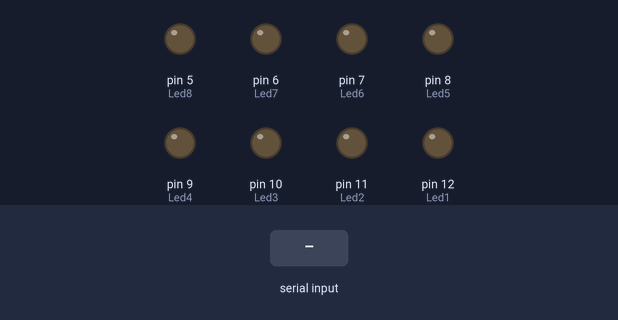
This sketch was run on a simulated Arduino Uno, built with avr-gcc and run on an emulated ATmega328P. Parts: output pins drawn as LEDs (lit = HIGH). Dashed ring = blinking. The test bench sets the inputs (shaded band).

Above: at 1.2 s.
1.3 s: "3\n" received over Serial
At 2.0 s:
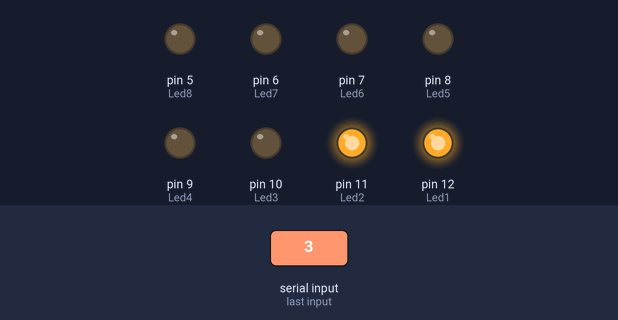
4.3 s: "1\n" received over Serial
At 6.3 s:
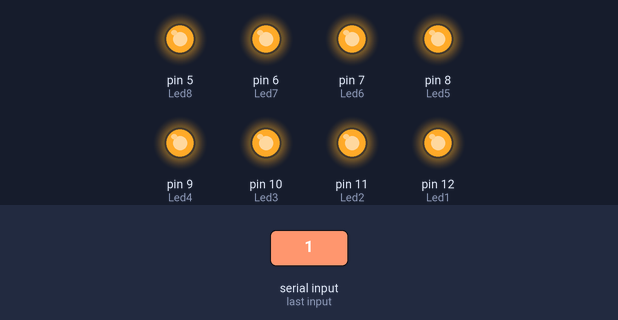
15.8 s: "2\n" received over Serial
At 17.8 s:
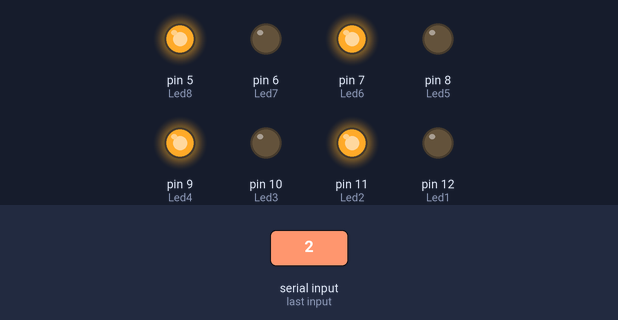
18.8 s: "4\n" received over Serial
At 21.6 s:
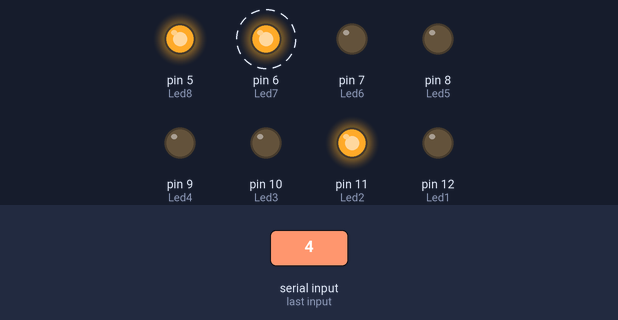
Timing chart, 0 to 25.3 s (numbered marks = the images above; inputs shaded):
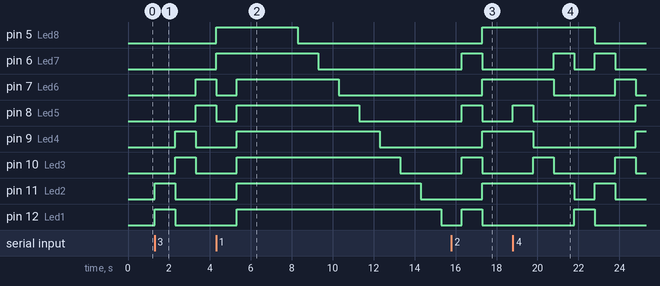

Measured:
- after the input at 1.3 s, pin 7 (Led6), pin 8 (Led5): LOW → HIGH after 2.0 s; pin 9 (Led4), pin 10 (Led3): LOW → HIGH after 1.0 s, → LOW 1.0 s later; pin 11 (Led2), pin 12 (Led1): LOW → HIGH at once, → LOW 1.0 s later
- after the input at 4.3 s, pin 9 (Led4): LOW → HIGH after 1.0 s, → LOW 7.0 s later; pin 10 (Led3): LOW → HIGH after 1.0 s, → LOW 8.0 s later; pin 11 (Led2): LOW → HIGH after 1.0 s, → LOW 9.0 s later; pin 12 (Led1): LOW → HIGH after 1.0 s, → LOW 10.0 s later
- after the input at 15.8 s, pin 5 (Led8), pin 7 (Led6), pin 9 (Led4), pin 11 (Led2): LOW → HIGH after 1.5 s; pin 6 (Led7), pin 8 (Led5), pin 10 (Led3), pin 12 (Led1): LOW → HIGH after 0.50 s, → LOW 1.0 s later
- after the input at 18.8 s, pin 5 (Led8): HIGH → LOW after 4.0 s; pin 6 (Led7): alternates HIGH for 1.0 s and LOW for 1.0 s, starting after 2.0 s; pin 7 (Led6): HIGH → LOW after 2.0 s, → HIGH 3.0 s later, → LOW 1.0 s later; pin 8 (Led5): LOW → HIGH at once, → LOW 1.0 s later, → HIGH 5.0 s later; pin 9 (Led4): HIGH → LOW after 1.0 s, → HIGH 5.0 s later

The sketch:

Secuencias.ino
```cpp
int Led1=12;
int Led2=11;
int Led3=10;
int Led4=9;
int Led5=8;
int Led6=7;
int Led7=6;
int Led8=5;
int msg;
void setup()
{
  pinMode(Led1, OUTPUT);
  pinMode(Led2, OUTPUT);
  pinMode(Led3, OUTPUT);
  pinMode(Led4, OUTPUT);
  pinMode(Led5, OUTPUT);
  pinMode(Led6, OUTPUT);
  pinMode(Led7, OUTPUT);
  pinMode(Led8, OUTPUT);
  Serial.begin(9600);
}
void loop()
{
    msg = Serial.parseInt();
    if (Serial.available() > 0)
    {
    switch (msg)
    {
     case 1:
     //Encender todo
     digitalWrite(Led1, HIGH);
     digitalWrite(Led2, HIGH);
     digitalWrite(Led3, HIGH);
     digitalWrite(Led4, HIGH);
     digitalWrite(Led5, HIGH);
     digitalWrite(Led6, HIGH);
     digitalWrite(Led7, HIGH);
     digitalWrite(Led8, HIGH);
     delay(3000);
     //Apagar 1
     digitalWrite(Led8, LOW);
     delay(1000);
     //Apagar 2
     digitalWrite(Led7, LOW);
     delay(1000);
     //Apagar 3
     digitalWrite(Led6, LOW);
     delay(1000);
     //Apagar 4
     digitalWrite(Led5, LOW);
     delay(1000);
     //Apagar 5
     digitalWrite(Led4, LOW);
     delay(1000);
     //Apagar 6
     digitalWrite(Led3, LOW);
     delay(1000);
     //Apagar 7
     digitalWrite(Led2, LOW);
     delay(1000);
     //Apagar 8
     digitalWrite(Led1, LOW);
     delay(1000);
     break;

     case 2:
     //Paso 1
     digitalWrite(Led1, HIGH);
     digitalWrite(Led2, LOW);
     digitalWrite(Led3, HIGH);
     digitalWrite(Led4, LOW);
     digitalWrite(Led5, HIGH);
     digitalWrite(Led6, LOW);
     digitalWrite(Led7, HIGH);
     digitalWrite(Led8, LOW);
     delay(1000);
     digitalWrite(Led1, LOW);
     digitalWrite(Led2, HIGH);
     digitalWrite(Led3, LOW);
     digitalWrite(Led4, HIGH);
     digitalWrite(Led5, LOW);
     digitalWrite(Led6, HIGH);
     digitalWrite(Led7, LOW);
     digitalWrite(Led8, HIGH);
     delay(1000);
     break;

     case 3:
     digitalWrite(Led7, LOW);
     digitalWrite(Led8, LOW);
     digitalWrite(Led1, HIGH);
     digitalWrite(Led2, HIGH);
     delay(1000);
     digitalWrite(Led1, LOW);
     digitalWrite(Led2, LOW);
     digitalWrite(Led3, HIGH);
     digitalWrite(Led4, HIGH);
     delay(1000);
     digitalWrite(Led3, LOW);
     digitalWrite(Led4, LOW);
     digitalWrite(Led5, HIGH);
     digitalWrite(Led6, HIGH);
     delay(1000);
     digitalWrite(Led5, LOW);
     digitalWrite(Led6, LOW);
     digitalWrite(Led7, HIGH);
     digitalWrite(Led8, HIGH);
     delay(1000);
     break;

     case 4:
     digitalWrite(Led4, HIGH);
     digitalWrite(Led5, HIGH);
     delay(1000);
     digitalWrite(Led3, HIGH);
     digitalWrite(Led6, HIGH);
     digitalWrite(Led4, LOW);
     digitalWrite(Led5, LOW);
     delay(1000);
     digitalWrite(Led2, HIGH);
     digitalWrite(Led7, HIGH);
     digitalWrite(Led3, LOW);
     digitalWrite(Led6, LOW);
     delay(1000);
     digitalWrite(Led1, HIGH);
     digitalWrite(Led8, HIGH);
     digitalWrite(Led2, LOW);
     digitalWrite(Led7, LOW);
     delay(1000);
     digitalWrite(Led1, LOW);
     digitalWrite(Led8, LOW);
     digitalWrite(Led2, HIGH);
     digitalWrite(Led7, HIGH);
     delay(1000);
     digitalWrite(Led2, LOW);
     digitalWrite(Led7, LOW);
     digitalWrite(Led3, HIGH);
     digitalWrite(Led6, HIGH);
     delay(1000);
     digitalWrite(Led3, LOW);
     digitalWrite(Led6, LOW);
     digitalWrite(Led4, HIGH);
     digitalWrite(Led5, HIGH);
     delay(1000);
     break;

     case 5:
     digitalWrite(Led5, LOW);
     digitalWrite(Led6, LOW);
     digitalWrite(Led7, LOW);
     digitalWrite(Led8, LOW);
     digitalWrite(Led1, HIGH);
     digitalWrite(Led2, HIGH);
     digitalWrite(Led3, HIGH);
     digitalWrite(Led4, HIGH);
     delay(1000);
     digitalWrite(Led1, LOW);
     digitalWrite(Led2, LOW);
     digitalWrite(Led3, LOW);
     digitalWrite(Led4, LOW);
     digitalWrite(Led5, HIGH);
     digitalWrite(Led6, HIGH);
     digitalWrite(Led7, HIGH);
     digitalWrite(Led8, HIGH);
     delay(1000);
     break;

     case 6:
     digitalWrite(Led1, LOW);
     digitalWrite(Led2, LOW);
     digitalWrite(Led3, LOW);
     digitalWrite(Led4, LOW);
     digitalWrite(Led5, LOW);
     digitalWrite(Led6, LOW);
     digitalWrite(Led7, LOW);
     digitalWrite(Led8, LOW);
     delay(1000);
     break;
    }
  }
}
```
